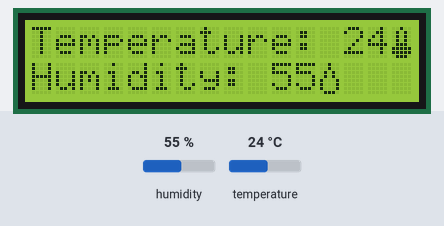
Bench run of a sketch on a simulated Arduino Uno, built with avr-gcc and run on an emulated ATmega328P. Parts: 16×2 character LCD. Inputs (shaded band) come from the test bench; at power-on: humidity 55 %, temperature 24 °C.

Above: at 1.2 s.
1.3 s: humidity set to 22 %
At 3.9 s:
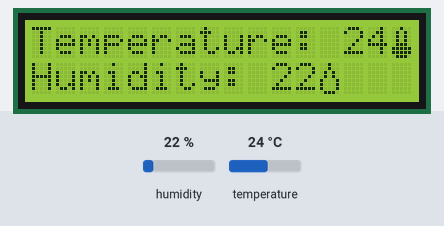
5.2 s: temperature set to 12 °C
At 6.6 s:
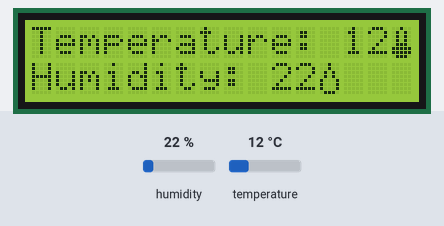
9.1 s: humidity set to 40 %
At 10.5 s:
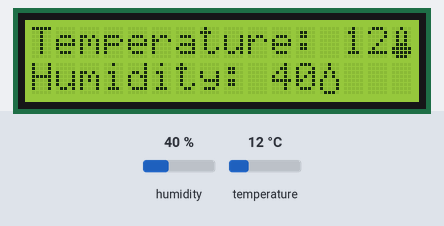
13.0 s: temperature set to 19 °C
At 15.8 s:
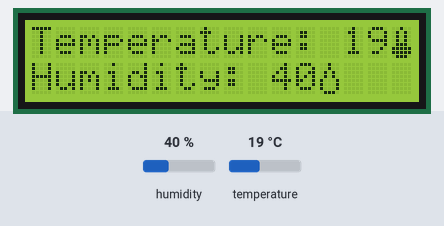
Timing chart, 0 to 17.3 s (numbered marks = the images above; inputs shaded):
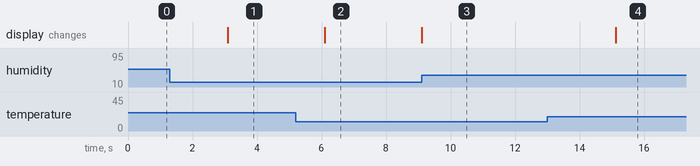

The sketch:

WeatherThing.ino
```cpp
#include "display.h"
#include "sensor.h"
#include <LiquidCrystal.h>  // Arduino LCD library
#include <Arduino.h>  // enables use of byte pics

void setup() {
  Display::setup();
  Sensor::setup();
}

void loop() {
  int temp = Sensor::readTemp();
  int hum = Sensor::readHum();
  Display::displayTemp(temp);
  Display::displayHum(hum);
  delay(3000);

}
```

display.cpp
```cpp
#include "display.h"
#include "sensor.h"
#include <LiquidCrystal.h>  // Arduino LCD library
#include <Arduino.h>  // enables use of byte pics

#define DISPLAY_RS 14
#define DISPLAY_E  15
#define DISPLAY_D4 5
#define DISPLAY_D5 4
#define DISPLAY_D6 3
#define DISPLAY_D7 2

namespace Display {
  LiquidCrystal lcd(
    DISPLAY_RS,
    DISPLAY_E,
    DISPLAY_D4,
    DISPLAY_D5,
    DISPLAY_D6,
    DISPLAY_D7
  );

// Displays temperature to LCD
  void displayTemp(int tempInt) {
    char tempChar[17];
    snprintf(tempChar, sizeof tempChar, "Temperature: %d", tempInt);
    printRow(0, tempChar);
    // set customer character position
    lcd.setCursor(15, 0);
    // write custom character
    lcd.write((uint8_t)0);
}

// Displays humidity to LCD
  void displayHum(int humInt) {
    char tempChar[16];
    snprintf(tempChar, sizeof tempChar, "Humidity: %d", humInt);
    printRow(1, tempChar);
    // set customer character position
    lcd.setCursor(12, 1);
    // write custom character
    lcd.write((uint8_t)1);
  }

  void printRow(int row, char* text) {
    char line[17];

    sprintf(line, "%-16s", text);
    lcd.setCursor(0, row);
    lcd.print(line);
  }

  void setup() {
    lcd.begin(16,2);

    byte thermopic[8] = //thermometer icon
  {
    0b00100,
    0b01010,
    0b01010,
    0b01010,
    0b01110,
    0b11111,
    0b11111,
    0b01110
  };

  byte waterpic[8] = //water icon
  {
    0b00100,
    0b00100,
    0b01010,
    0b01010,
    0b10001,
    0b10001,
    0b10001,
    0b01110
  };

  // create a new custom character
    lcd.createChar(0, thermopic);
    lcd.createChar(1, waterpic);
  }

  void printTemp() {
    char text[17];
  }

  void printHum() {
    char text[17];
  }
}
```

display.h
```cpp
#ifndef DISPLAY_H
#define DISPLAY_H

namespace Display {
  void setup();
  void displayTemp(int);
  void displayHum(int);
  void printTemp();
  void printHum();
  void clearScreen();
  void printRow(int, char*);
}

#endif
```

sensor.cpp
```cpp
#include "sensor.h"
#include <DHT.h>  // DHT sensor library
#include <Arduino.h>

// data pin definition for sensor
#define DHT_DATA       7
#define DHT_TYPE       DHT22
#define DHT_FAHRENHEIT false

namespace Sensor {
  DHT dht = DHT(DHT_DATA, DHT_TYPE);

  void setup() {
    // initalize the sensor
    dht.begin();
  }

  int readTemp() {
    return dht.readTemperature(DHT_FAHRENHEIT);
  }

  int readHum() {
    return dht.readHumidity();
  }
}
```

sensor.h
```cpp
#ifndef SENSOR_H
#define SENSOR_H

namespace Sensor {
  void setup();
  int readTemp();
  int readHum();
}

#endif
```

Measured:
- after the input at 1.3 s, the display: changes after 1.8 s (image 1)
- after the input at 5.2 s, the display: changes after 0.90 s (image 2)
- after the input at 9.1 s, the display: changes at once (image 3)
- after the input at 13.0 s, the display: changes after 2.1 s (image 4)
